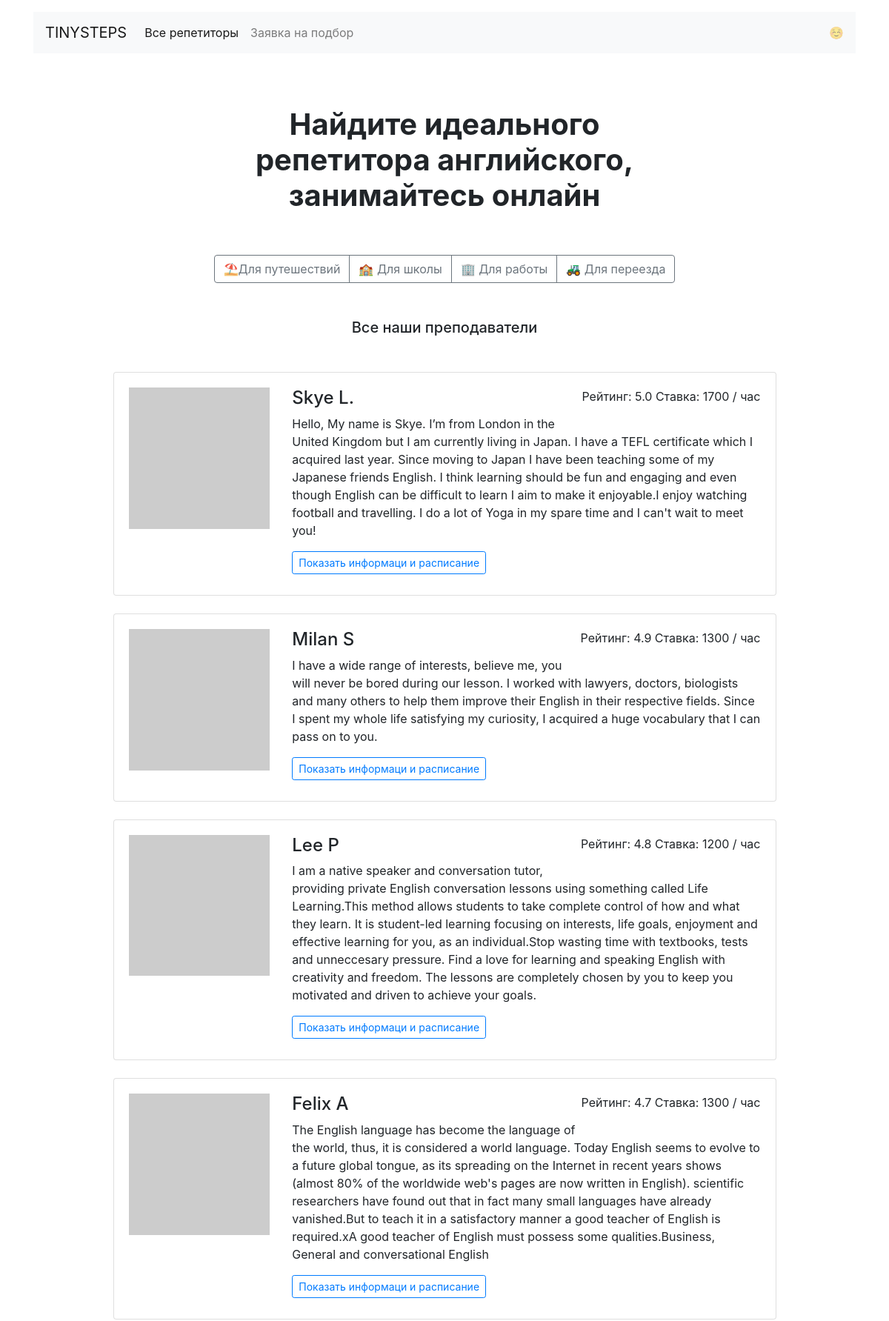
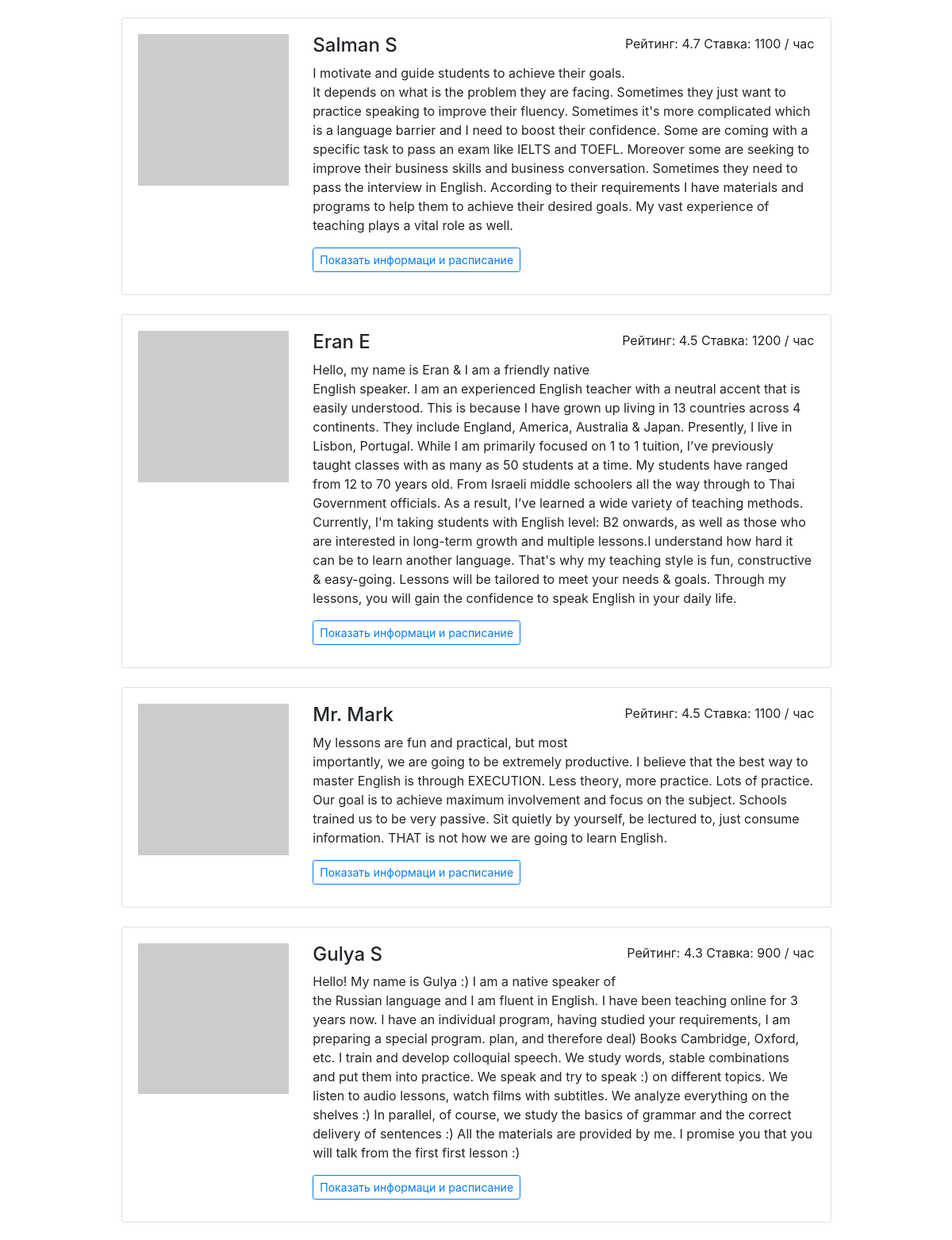
Page /all_teachers (upper part) on the committed database (2 pictures, top to bottom).
### app.py (models this page shows)
class Teacher(db.Model):
    __tablename__ = 'teachers'
    id = Column(Integer, primary_key=True)
    name = Column(String, nullable=False)
    about = Column(String, nullable=False)
    rating = Column(Float, nullable=False)
    picture = Column(String, nullable=False)
    price = Column(Integer, nullable=False)
    goals = Column(String, nullable=False)
    free = Column(String, nullable=False)
    booking = relationship("Booking", back_populates="teacher")

### app.py (the view)
@app.route('/all_teachers')
def all_teachers():
    teachers = db.session.query(Teacher).order_by(Teacher.rating.desc())
    return render_template("all_teachers.html", teachers=teachers)

### templates/all_teachers.html (shortened to what this page needs)
{% extends 'base.html' %}
{% block container %}
  <main class="container mt-3 mb-5">
    <section>
    <h1 class="h1 text-center mx-auto mt-4 py-5"><strong>Найдите идеального <br>репетитора английского, <br>занимайтесь онлайн</strong></h1>
    <div class="text-center mb-5">
      <div class="btn-group mx-auto mb-0" role="group" aria-label="Basic example">
        <a href="/goals/travel" class="btn btn-outline-secondary">⛱Для путешествий</a>
        <a href="/goals/study" class="btn btn-outline-secondary">🏫 Для школы</a>
        <a href="/goals/work" class="btn btn-outline-secondary">🏢 Для работы</a>
        <a href="/goals/relocate" class="btn btn-outline-secondary">🚜 Для переезда</a>
      </div>
    </div>
    <h2 class="h5 text-center mb-5">Все наши преподаватели</h2>
    <div class="row">
      <div class="col-12 col-lg-10 offset-lg-1 m-auto">
        {% for item in teachers%}
        <div class="card mb-4">
          <div class="card-body">
            <div class="row">
              <div class="col-3"><img src="{{item.picture}}" class="img-fluid" alt=""></div>
              <div class="col-9">
                <p class="float-right">Рейтинг: {{item.rating}} Ставка: {{item.price}} / час</p>
                <h2 class="h4">{{item.name}}</h2>
                <p>{{item.about}}</p>
                <a href="/profiles/{{item.id}}" class="btn btn-outline-primary btn-sm mr-3 mb-2">Показать информаци и расписание</a>
              </div>
            </div>
          </div>
        </div>
        {% endfor %}
  </main>
{% endblock %}

### rows in the picture
Teacher: rating "5.0", price "1700", name "Skye L.", about "Hello, My name is Skye. I’m from London in the United Kingdom but I am currently living in Japan. I have a TEFL certificate which I acquired last year. Since moving to Japan I have been teaching some of my Japanese friends English. I think learning should be fun and engaging and even though English can be difficult to learn I aim to make it enjoyable.I enjoy watching football and travelling. I do a lot of Yoga in my spare time and I can't wait to meet you!"
Teacher: rating "4.9", price "1300", name "Milan S", about "I have a wide range of interests, believe me, you will never be bored during our lesson. I worked with lawyers, doctors, biologists and many others to help them improve their English in their respective fields. Since I spent my whole life satisfying my curiosity, I acquired a huge vocabulary that I can pass on to you."
Teacher: rating "4.8", price "1200", name "Lee P", about "I am a native speaker and conversation tutor, providing private English conversation lessons using something called Life Learning.This method allows students to take complete control of how and what they learn. It is student-led learning focusing on interests, life goals, enjoyment and effective learning for you, as an individual.Stop wasting time with textbooks, tests and unneccesary pressure. Find a love for learning and speaking English with creativity and freedom. The lessons are completely chosen by you to keep you motivated and driven to achieve your goals."
Teacher: rating "4.7", price "1300", name "Felix A", about "The English language has become the language of the world, thus, it is considered a world language. Today English seems to evolve to a future global tongue, as its spreading on the Internet in recent years shows (almost 80% of the worldwide web's pages are now written in English). scientific researchers have found out that in fact many small languages have already vanished.But to teach it in a satisfactory manner a good teacher of English is required.xA good teacher of English must possess some qualities.Business, General and conversational English"
Teacher: rating "4.7", price "1100", name "Salman S", about "I motivate and guide students to achieve their goals. It depends on what is the problem they are facing. Sometimes they just want to practice speaking to improve their fluency. Sometimes it's more complicated which is a language barrier and I need to boost their confidence. Some are coming with a specific task to pass an exam like IELTS and TOEFL. Moreover some are seeking to improve their business skills and business conversation. Sometimes they need to pass the interview in English. According to their requirements I have materials and programs to help them to achieve their desired goals. My vast experience of teaching plays a vital role as well."
Teacher: rating "4.5", price "1200", name "Eran E", about "Hello, my name is Eran & I am a friendly native English speaker. I am an experienced English teacher with a neutral accent that is easily understood. This is because I have grown up living in 13 countries across 4 continents. They include England, America, Australia & Japan. Presently, I live in Lisbon, Portugal. While I am primarily focused on 1 to 1 tuition, I’ve previously taught classes with as many as 50 students at a time. My students have ranged from 12 to 70 years old. From Israeli middle schoolers all the way through to Thai Government officials. As a result, I’ve learned a wide variety of teaching methods. Currently, I'm taking students with English level: B2 onwards, as well as…"
Teacher: rating "4.5", price "1100", name "Mr. Mark", about "My lessons are fun and practical, but most importantly, we are going to be extremely productive. I believe that the best way to master English is through EXECUTION. Less theory, more practice. Lots of practice. Our goal is to achieve maximum involvement and focus on the subject. Schools trained us to be very passive. Sit quietly by yourself, be lectured to, just consume information. THAT is not how we are going to learn English."
Teacher: rating "4.3", price "900", name "Gulya S", about "Hello! My name is Gulya :) I am a native speaker of the Russian language and I am fluent in English. I have been teaching online for 3 years now. I have an individual program, having studied your requirements, I am preparing a special program. plan, and therefore deal) Books Cambridge, Oxford, etc. I train and develop colloquial speech. We study words, stable combinations and put them into practice. We speak and try to speak :) on different topics. We listen to audio lessons, watch films with subtitles. We analyze everything on the shelves :) In parallel, of course, we study the basics of grammar and the correct delivery of sentences :) All the materials are provided by me. I promise you…"
